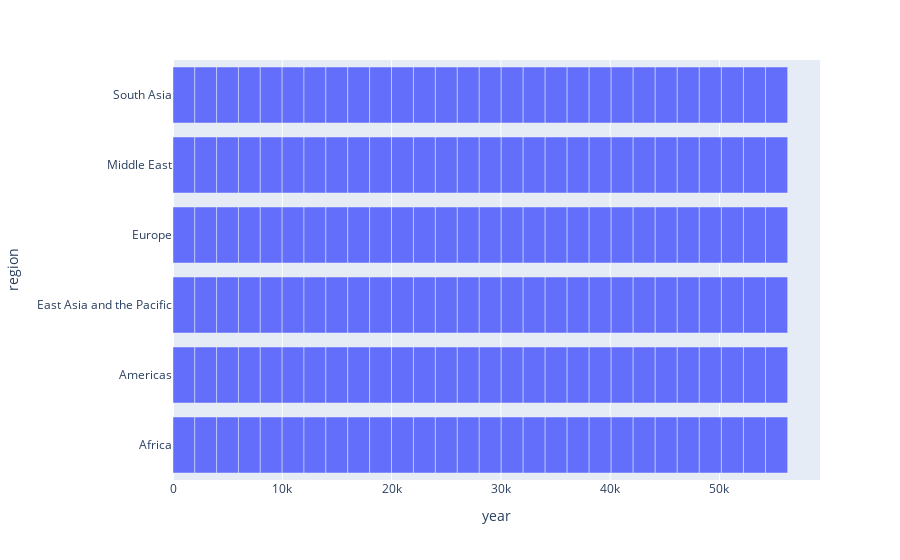

The notebook cell this image was saved under:
### Code cell
# regions.groupby('region').plot()

grafico = region.groupby(['year', 'region']).sum().reset_index()
# grafico.plot.bar(x = 'year', y = 'inbounds_total', color = 'region', barmode = 'stack', text_auto = '.2s', backend = 'plotly')
grafico.plot.bar(x = 'year', y = 'region', backend = 'plotly')

### Figure 1 — Plotly figure (JSON) as saved in the notebook; plotly's stock layout.template omitted (floating-point values rounded to 4 significant figures; data arrays with more than 128 entries replaced by an {"elided": "..."} marker saying what was removed)
{"data": [{"alignmentgroup": "True", "hovertemplate": "year=%{x}<br>region=%{y}<extra></extra>", "legendgroup": "", "marker": {"color": "#636efa", "pattern": {"shape": ""}}, "name": "", "offsetgroup": "", "orientation": "h", "showlegend": false, "textposition": "auto", "type": "bar", "x": {"elided": "168 int values"}, "xaxis": "x", "y": {"elided": "168 str values"}, "yaxis": "y"}], "layout": {"barmode": "relative", "legend": {"tracegroupgap": 0}, "margin": {"t": 60}, "xaxis": {"anchor": "y", "domain": [0, 1], "title": {"text": "year"}}, "yaxis": {"anchor": "x", "domain": [0, 1], "title": {"text": "region"}}}}
